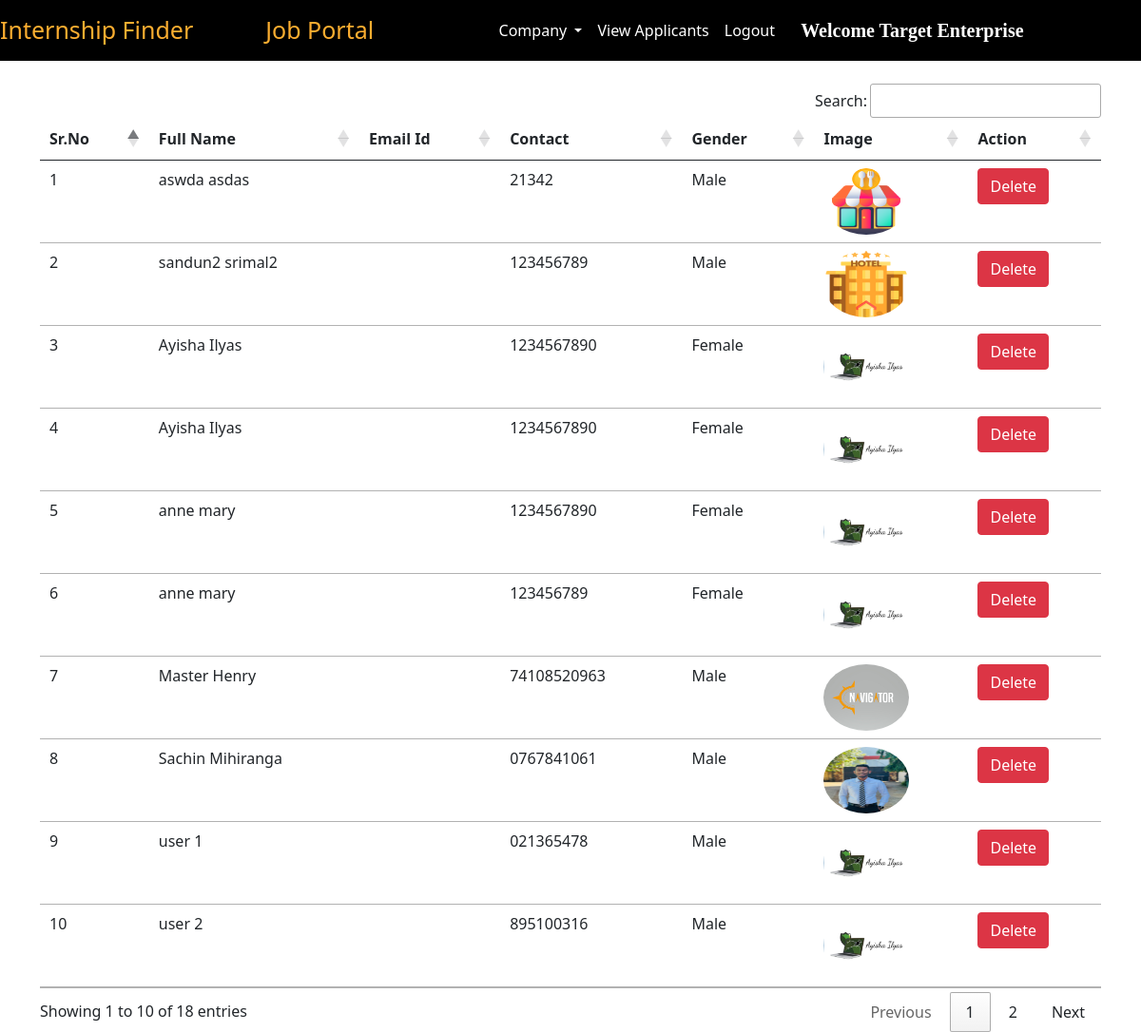
Screenshot of /view_applicants/ (signed in) with the database file from the repository.
### intern/models.py (models this page shows, shortened)
class Applicant(models.Model):
    user = models.ForeignKey(User, on_delete=models.CASCADE)
    phone = models.CharField(max_length=10)
    image = models.ImageField(upload_to="")
    gender = models.CharField(max_length=10)
    type = models.CharField(max_length=15)

### intern/views.py (the view)
# urls.py: path("view_applicants/", views.view_applicants, name="view_applicants"),
def view_applicants(request):
    if not request.user.is_authenticated:
        return redirect("/admin_login")
    applicants = Applicant.objects.all()
    return render(request, "view_applicants.html", {'applicants':applicants})

### intern/templates/view_applicants.html (shortened to what this page needs)
{% extends 'admin_navbar.html' %}
{% block view_applicants %} active {% endblock %}
{% block body %}
<div class="container mt-4">
<table class="table table-hover" id="example">
    <thead>
        <tr>
            <th>Sr.No</th>
            <th>Full Name</th>
            <th>Email Id</th>
            <th>Contact</th>
            <th>Gender</th>
            <th>Image</th>
            <th>Action</th>
        </tr>
    </thead>
    <tbody>
        {% for applicant in applicants %}
        <tr>
            <td>{{forloop.counter}}</td>
            <td>{{applicant.user.get_full_name}}</td>
            <td>{{applicant.user.email}}</td>
            <td>{{applicant.phone}}</td>
            <td>{{applicant.gender}}</td>
            <td><img src="{{applicant.image.url}}" class="rounded-circle" width="90px" height="70px"></td>
            <td><a href="/delete_user/{{applicant.user.id}}/" class="btn btn-danger" onclick="return confirm('Are you sure you want to delete this applicant?')">Delete</a></td>
        </tr>
        {% endfor %}
    </tbody>
</table>
</div>
{% endblock %}

### intern/templates/admin_navbar.html (shortened to what this page needs)
<!doctype html>
<html lang="en">
<head>
  <link href="https://cdn.jsdelivr.net/npm/bootstrap@5.0.2/dist/css/bootstrap.min.css" rel="stylesheet"
>
  <link rel="stylesheet" href="https://cdn.datatables.net/1.10.25/css/jquery.dataTables.min.css">
  <link rel="stylesheet" href="https://cdn.datatables.net/buttons/1.7.1/css/buttons.dataTables.min.css">
</head>
<body>
  <nav class="navbar navbar-expand-lg navbar-dark">
      <a class="navbar-brand" href="/"><span class="head1">Internship Finder</span></a>
      <a class="navbar-brand" href="#"><span class="head1" style="margin-left: 60px;">Job Portal</span></a>
      <div class="container w-50">
      <div class="collapse navbar-collapse" id="navbarSupportedContent">
        <ul class="navbar-nav me-auto mb-2 mb-lg-0">
          <div class="collapse navbar-collapse" id="navbarNavDarkDropdown">
            <ul class="navbar-nav">
              <li class="nav-item dropdown">
                <a class="nav-link active dropdown-toggle" href="#" id="navbarDarkDropdownMenuLink" role="button" data-bs-toggle="dropdown" aria-expanded="false">
                  Company
                </a>
              </li>
            </ul>
          </div>
          <li class="nav-item">
            <a class="nav-link {% block view_applicants %} {% endblock %}" href="/view_applicants/">View Applicants</a>
          </li>
          <li class="nav-item">
            <a class="nav-link active" href="/logout/">Logout</a>
          </li>
        </ul>
        <a class="navbar-brand" style="font-weight: bold; font-family: 'Times New Roman', Times, serif;" href="#">Welcome {{request.user.get_full_name}}</a>
      </div>
      </div>
  </nav>
  {% block body %}
  {% endblock %}
</body>
</html>

### intern/templates/admin_navbar.html (style rules this page uses)
.navbar { background-color: #000; }
.head1 { color: #FBAD30; font-size: 25px; height: 50px; }

### rows the page displays
Applicant: user.get_full_name "aswda asdas", phone "21342", gender "Male", image (picture)
Applicant: user.get_full_name "sandun2 srimal2", phone "123456789", gender "Male", image (picture)
Applicant: user.get_full_name "Ayisha Ilyas", phone "1234567890", gender "Female", image (picture)
Applicant: user.get_full_name "Ayisha Ilyas", phone "1234567890", gender "Female", image (picture)
Applicant: user.get_full_name "anne mary", phone "1234567890", gender "Female", image (picture)
Applicant: user.get_full_name "anne mary", phone "123456789", gender "Female", image (picture)
Applicant: user.get_full_name "Master Henry", phone "74108520963", gender "Male", image (picture)
Applicant: user.get_full_name "Sachin Mihiranga", phone "0767841061", gender "Male", image (picture)
Applicant: user.get_full_name "user 1", phone "021365478", gender "Male", image (picture)
Applicant: user.get_full_name "user 2", phone "895100316", gender "Male", image (picture)

### other values shown
{{ request.user.get_full_name }} "Target Enterprise"
